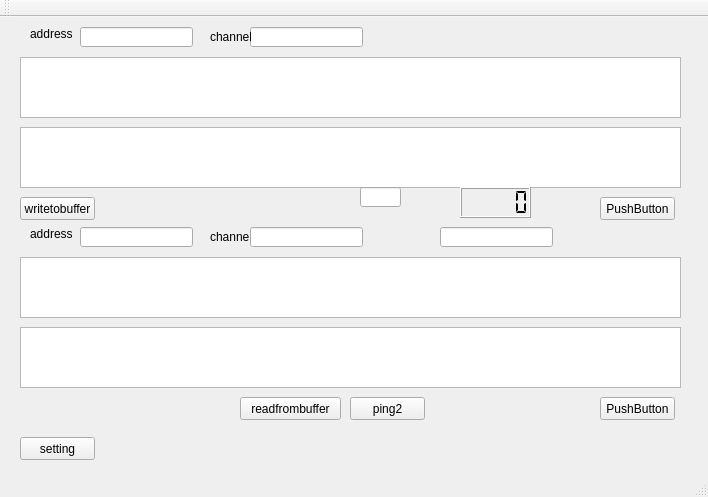
<?xml version="1.0" encoding="UTF-8"?>
<ui version="4.0">
 <class>MainWindow</class>
 <widget class="QMainWindow" name="MainWindow">
  <property name="geometry">
   <rect>
    <x>0</x>
    <y>0</y>
    <width>708</width>
    <height>497</height>
   </rect>
  </property>
  <property name="windowTitle">
   <string>MainWindow</string>
  </property>
  <widget class="QWidget" name="centralWidget">
   <widget class="QTextEdit" name="textEdit">
    <property name="geometry">
     <rect>
      <x>20</x>
      <y>40</y>
      <width>661</width>
      <height>61</height>
     </rect>
    </property>
   </widget>
   <widget class="QTextEdit" name="textEdit_2">
    <property name="geometry">
     <rect>
      <x>20</x>
      <y>110</y>
      <width>661</width>
      <height>61</height>
     </rect>
    </property>
   </widget>
   <widget class="QPushButton" name="pushButton">
    <property name="geometry">
     <rect>
      <x>600</x>
      <y>180</y>
      <width>75</width>
      <height>23</height>
     </rect>
    </property>
    <property name="text">
     <string>PushButton</string>
    </property>
   </widget>
   <widget class="QTextEdit" name="textEdit_3">
    <property name="geometry">
     <rect>
      <x>20</x>
      <y>240</y>
      <width>661</width>
      <height>61</height>
     </rect>
    </property>
   </widget>
   <widget class="QTextEdit" name="textEdit_4">
    <property name="geometry">
     <rect>
      <x>20</x>
      <y>310</y>
      <width>661</width>
      <height>61</height>
     </rect>
    </property>
   </widget>
   <widget class="QPushButton" name="pushButton_2">
    <property name="geometry">
     <rect>
      <x>600</x>
      <y>380</y>
      <width>75</width>
      <height>23</height>
     </rect>
    </property>
    <property name="text">
     <string>PushButton</string>
    </property>
   </widget>
   <widget class="QLineEdit" name="t1address">
    <property name="geometry">
     <rect>
      <x>80</x>
      <y>10</y>
      <width>113</width>
      <height>20</height>
     </rect>
    </property>
    <property name="inputMask">
     <string/>
    </property>
   </widget>
   <widget class="QLabel" name="label">
    <property name="geometry">
     <rect>
      <x>30</x>
      <y>10</y>
      <width>47</width>
      <height>13</height>
     </rect>
    </property>
    <property name="text">
     <string>address</string>
    </property>
   </widget>
   <widget class="QLineEdit" name="t1channel">
    <property name="geometry">
     <rect>
      <x>250</x>
      <y>10</y>
      <width>113</width>
      <height>20</height>
     </rect>
    </property>
   </widget>
   <widget class="QLabel" name="label_2">
    <property name="geometry">
     <rect>
      <x>210</x>
      <y>10</y>
      <width>41</width>
      <height>20</height>
     </rect>
    </property>
    <property name="text">
     <string>channel</string>
    </property>
   </widget>
   <widget class="QLineEdit" name="t2address">
    <property name="geometry">
     <rect>
      <x>80</x>
      <y>210</y>
      <width>113</width>
      <height>20</height>
     </rect>
    </property>
   </widget>
   <widget class="QLabel" name="label_3">
    <property name="geometry">
     <rect>
      <x>210</x>
      <y>210</y>
      <width>41</width>
      <height>20</height>
     </rect>
    </property>
    <property name="text">
     <string>channel</string>
    </property>
   </widget>
   <widget class="QLineEdit" name="t2channel">
    <property name="geometry">
     <rect>
      <x>250</x>
      <y>210</y>
      <width>113</width>
      <height>20</height>
     </rect>
    </property>
   </widget>
   <widget class="QLabel" name="label_4">
    <property name="geometry">
     <rect>
      <x>30</x>
      <y>210</y>
      <width>47</width>
      <height>13</height>
     </rect>
    </property>
    <property name="text">
     <string>address</string>
    </property>
   </widget>
   <widget class="QPushButton" name="pushButton_3">
    <property name="geometry">
     <rect>
      <x>20</x>
      <y>420</y>
      <width>75</width>
      <height>23</height>
     </rect>
    </property>
    <property name="text">
     <string>setting</string>
    </property>
   </widget>
   <widget class="QLineEdit" name="cmode2">
    <property name="geometry">
     <rect>
      <x>440</x>
      <y>210</y>
      <width>113</width>
      <height>20</height>
     </rect>
    </property>
   </widget>
   <widget class="QPushButton" name="pingbutton2">
    <property name="geometry">
     <rect>
      <x>350</x>
      <y>380</y>
      <width>75</width>
      <height>23</height>
     </rect>
    </property>
    <property name="text">
     <string>ping2</string>
    </property>
   </widget>
   <widget class="QPushButton" name="pushButton_4">
    <property name="geometry">
     <rect>
      <x>20</x>
      <y>180</y>
      <width>75</width>
      <height>23</height>
     </rect>
    </property>
    <property name="text">
     <string>writetobuffer</string>
    </property>
   </widget>
   <widget class="QPushButton" name="pushButton_5">
    <property name="geometry">
     <rect>
      <x>240</x>
      <y>380</y>
      <width>101</width>
      <height>23</height>
     </rect>
    </property>
    <property name="text">
     <string>readfrombuffer</string>
    </property>
   </widget>
   <widget class="QLineEdit" name="lineEdit">
    <property name="geometry">
     <rect>
      <x>360</x>
      <y>170</y>
      <width>41</width>
      <height>20</height>
     </rect>
    </property>
   </widget>
   <widget class="QLCDNumber" name="lcdNumber">
    <property name="geometry">
     <rect>
      <x>460</x>
      <y>170</y>
      <width>71</width>
      <height>31</height>
     </rect>
    </property>
    <property name="segmentStyle">
     <enum>QLCDNumber::Flat</enum>
    </property>
   </widget>
  </widget>
  <widget class="QMenuBar" name="menuBar">
   <property name="geometry">
    <rect>
     <x>0</x>
     <y>0</y>
     <width>708</width>
     <height>21</height>
    </rect>
   </property>
  </widget>
  <widget class="QToolBar" name="mainToolBar">
   <attribute name="toolBarArea">
    <enum>TopToolBarArea</enum>
   </attribute>
   <attribute name="toolBarBreak">
    <bool>false</bool>
   </attribute>
  </widget>
  <widget class="QStatusBar" name="statusBar"/>
 </widget>
 <layoutdefault spacing="6" margin="11"/>
 <resources/>
 <connections/>
</ui>
